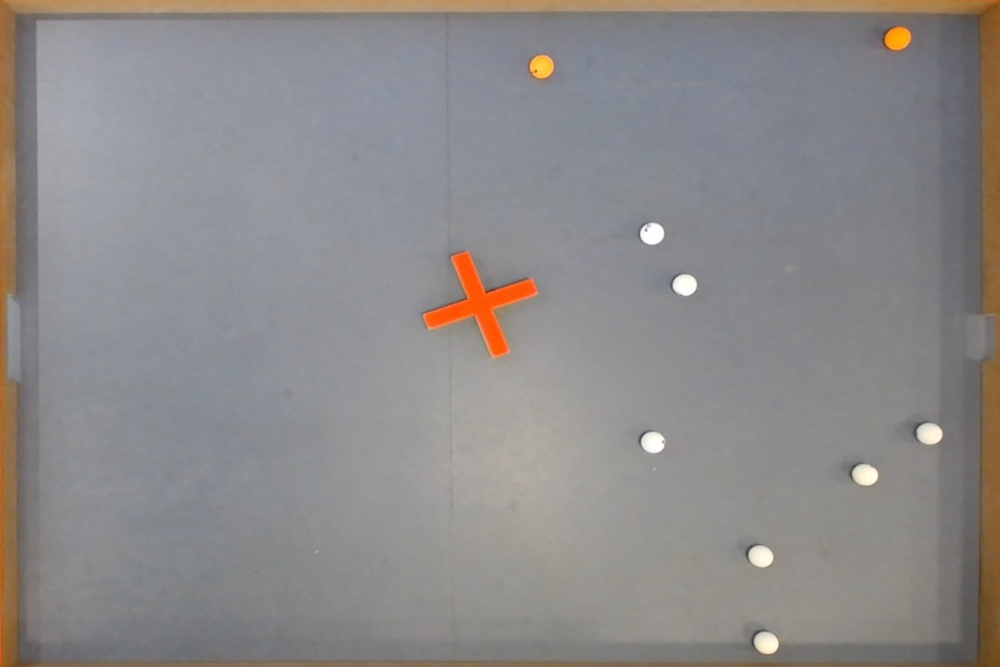
#> input picture originalImages/PreWarpedCourse.jpg, 1000 x 667 px, shrunk from 1800 x 1200 before the run, found by its file name
$ python test_navmesh_function.py
#> lines starting #> are read from the running program, lines starting #| are printed output that depends on the picture; after the words box and inside, x2 and y2 are one past the last pixel; in counts of white or black regions, pixels touching at a corner belong together
### src/client/pathfinding/GenerateNavMesh.py

from collections import deque
import heapq
import cv2
import numpy as np

from src.CONSTANTS import GRID_SIZE
from src.client.utilities import log_path

WALKABLE_INDEX = 2
OBSTACLE_INDEX = 1

def GenerateNavMesh(image, hsv_values):
    """
    Generates a navigation mesh from an image. The NavMesh is a grid of 25x25mm cells.
    0 indicates the buffer around the walls
    1 indicates the buffer around the obstacle
    2 indicates the area the robot can move

    Parameters
    ----------
    image : numpy.ndarray
        The input image.
    hsv_values : dict
        Contains the HSV values for the mask (red for wall).

    Returns
    -------
    numpy.ndarray
        The generated navigation mesh.
    """
    gray = cv2.cvtColor(image, cv2.COLOR_BGR2GRAY)
    height, width = gray.shape

    # Define the grid size for the navmesh
    grid_size = GRID_SIZE
    buffer_size = 185
    buffer_edge = 150

    # Mask everything but the red area
    hsv = cv2.cvtColor(image, cv2.COLOR_BGR2HSV)
    lower_bound = np.array([hsv_values['LowerH'], hsv_values['LowerS'], hsv_values['LowerV']])
    upper_bound = np.array([hsv_values['UpperH'], hsv_values['UpperS'], hsv_values['UpperV']])
    mask = cv2.inRange(hsv, lower_bound, upper_bound)
    inverted_mask = cv2.bitwise_not(mask)

    # Set the edge pixels to white. This is to prevent the rogue red pixels from the edge of the image messing with the navmesh.
    edge_size = 20
    inverted_mask[:edge_size, :] = 255 # top wall
    inverted_mask[-edge_size:, :] = 255 # bottom wall
    inverted_mask[:, :edge_size] = 255 # left wall
    inverted_mask[:, -edge_size:] = 255 # right wall

    # Remove rogue pixels from orange ball spillover
    kernel_size = 15
    kernel = np.ones((kernel_size, kernel_size), np.uint8)
    closed_mask = cv2.morphologyEx(inverted_mask, cv2.MORPH_CLOSE, kernel)

    # Create an empty navmesh grid
    navmesh = np.zeros((height // grid_size, width // grid_size), dtype=np.uint8)

    # Create a buffer around the black areas by eroding the mask
    kernel = np.ones((buffer_size, buffer_size), np.uint8)
    buffered_mask = cv2.erode(closed_mask, kernel, iterations=2)

    # Fill the navmesh grid based on the buffered_mask
    for y in range(0, height, grid_size):
        for x in range(0, width, grid_size):
            # Skip cells near the edges of the image to create a buffer
            if y < buffer_edge or y + grid_size > height - buffer_edge or x < buffer_edge or x + grid_size > width - buffer_edge:
                continue
            cell = buffered_mask[y:y + grid_size, x:x + grid_size]
            # Calculate the percentage of the cell that is white
            white_pixels = np.sum(cell == 255)
            total_pixels = cell.size
            if white_pixels / total_pixels >= 0.75:
                navmesh[y // grid_size, x // grid_size] = WALKABLE_INDEX
            else:
                navmesh[y // grid_size, x // grid_size] = OBSTACLE_INDEX


    return navmesh

# Converts the coordinates from the image to the cell
# [10 lines left out: functions coordinate_to_cell, cells_to_coordinates, not called in this run]

def heuristic(a, b):
    return abs(a[0] - b[0]) + abs(a[1] - b[1])

def astar(navmesh, start, goal):
    # Priority queue to store (cost, current_node)
    open_set = []
    heapq.heappush(open_set, (0, start))

    # Dictionaries to store the cost from start to each node and the path
    g_costs = {start: 0}
    came_from = {start: None}

    while open_set:
        _, current = heapq.heappop(open_set)

        if current == goal:
            # Reconstruct the path
            path = []
            while current is not None:
                path.append(current)
                current = came_from[current]
            path.reverse()
            return path

        # Get neighbors
        neighbors = [
            (current[0] + 1, current[1]),
            (current[0] - 1, current[1]),
            (current[0], current[1] + 1),
            (current[0], current[1] - 1),
            (current[0] + 1, current[1] + 1),
            (current[0] - 1, current[1] - 1),
            (current[0] + 1, current[1] - 1),
            (current[0] - 1, current[1] + 1)
        ]

        for neighbor in neighbors:
            if 0 <= neighbor[1] < navmesh.shape[0] and 0 <= neighbor[0] < navmesh.shape[1]:
                if navmesh[neighbor[1], neighbor[0]] == WALKABLE_INDEX:  # Check if neighbor is walkable
                    tentative_g_cost = g_costs[current] + 1
                    if neighbor not in g_costs or tentative_g_cost < g_costs[neighbor]:
                        g_costs[neighbor] = tentative_g_cost
                        f_cost = tentative_g_cost + heuristic(neighbor, goal)
                        heapq.heappush(open_set, (f_cost, neighbor))
                        came_from[neighbor] = current
    print("No path found.")
    return None  # Path not found

# [21 lines left out: function is_walkable, not called in this run]

def optimize_path(navmesh, path):
    if path is None:
        return path

    optimized_path = [path[0]]
    i = 0

    while i < len(path) - 1:
        for j in range(len(path) - 1, i, -1):
            if is_walkable(navmesh, path[i], path[j]):
                optimized_path.append(path[j])
                i = j
                break
        i += 1
    return optimized_path

# This find the nearest walkable cells using breath first
# [27 lines left out: function escape_dead_zone, not called in this run]

### testing/test_navmesh_function.py
# Paths
import cv2
from src.client.pathfinding.GenerateNavMesh import GenerateNavMesh, astar, optimize_path


input_folder_path = 'originalImages/'
output_folder_path = 'NavMeshImage/'
image_name = 'PreWarpedCourse.jpg'
input_image_path = input_folder_path + image_name
output_image_path = output_folder_path + 'NavMesh_' + image_name

# Load the image
image = cv2.imread(input_image_path)
#> image is the input picture: shape (667, 1000, 3); mean B, G, R 137.8, 137.9, 140.4


def read_hsv_values(filename):
    hsv_values = {}
    with open(filename, 'r') as file:
        for line in file:
            key, value = line.strip().split()
            hsv_values[key] = int(value)
    return hsv_values

red_hsv_values = read_hsv_values('hsv_presets_red.txt')
#> (reads hsv_presets_red.txt from the repository)

navmesh = GenerateNavMesh(image, red_hsv_values)
#> in GenerateNavMesh, `gray = cv2.cvtColor(image, cv2.COLOR_BGR2GRAY)`:
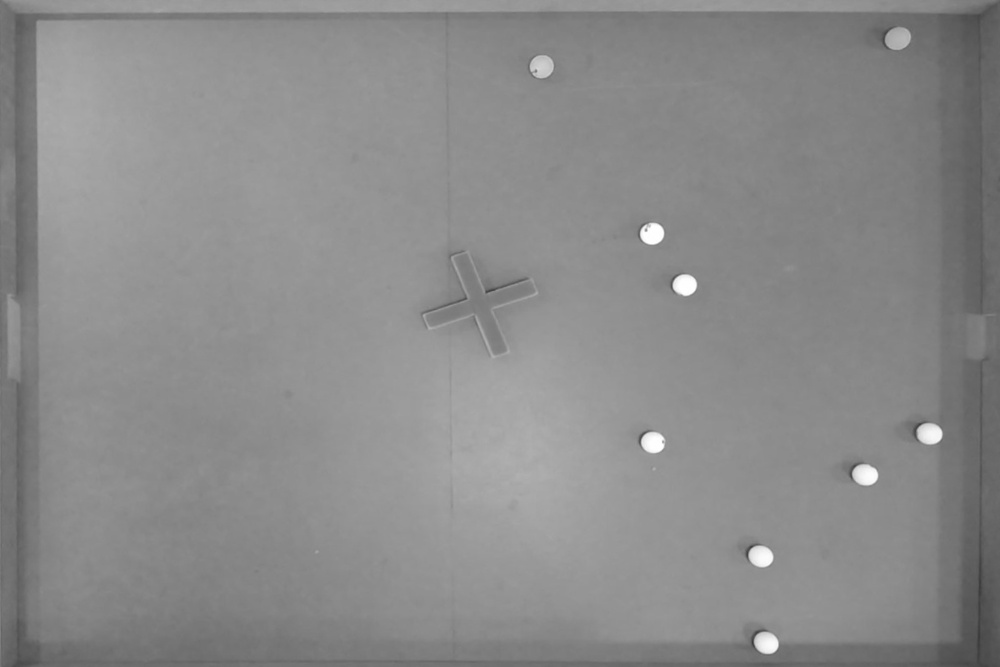
#> gray: shape (667, 1000); min 58, max 255, mean 138.6
#> in GenerateNavMesh, `hsv = cv2.cvtColor(image, cv2.COLOR_BGR2HSV)`: hsv: shape (667, 1000, 3); mean H, S, V 77.7, 21.4, 145.5
#> in GenerateNavMesh, `mask = cv2.inRange(hsv, lower_bound, upper_bound)`:
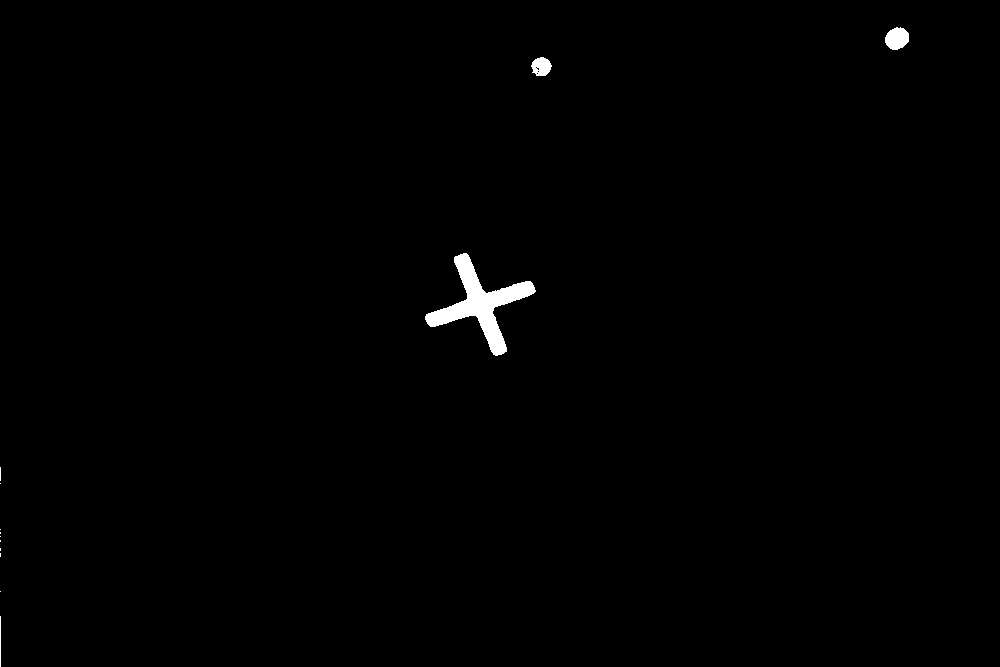
#> mask: shape (667, 1000); 0.61% white; 13 white regions (9 under 20 px), largest, box (x1, y1, x2, y2) and area: (425, 253, 536, 356) 3252, (885, 27, 909, 50) 418, (531, 57, 552, 76) 291, (0, 616, 1, 667) 51
#> in GenerateNavMesh, `inverted_mask[-edge_size:, :] = 255`: inverted_mask: shape (667, 1000); 99.4% white; 13 black regions (9 under 20 px), largest, box (x1, y1, x2, y2) and area: (425, 253, 536, 356) 3252, (885, 27, 909, 50) 418, (531, 57, 552, 76) 291, (0, 616, 1, 647) 31
#> in GenerateNavMesh, `inverted_mask[:, :edge_size] = 255`: inverted_mask: shape (667, 1000); 99.4% white; 3 black regions, box (x1, y1, x2, y2) and area: (425, 253, 536, 356) 3252, (885, 27, 909, 50) 418, (531, 57, 552, 76) 291
#> in GenerateNavMesh, `closed_mask = cv2.morphologyEx(inverted_mask, cv2.MORPH_CLOSE, kernel)`:
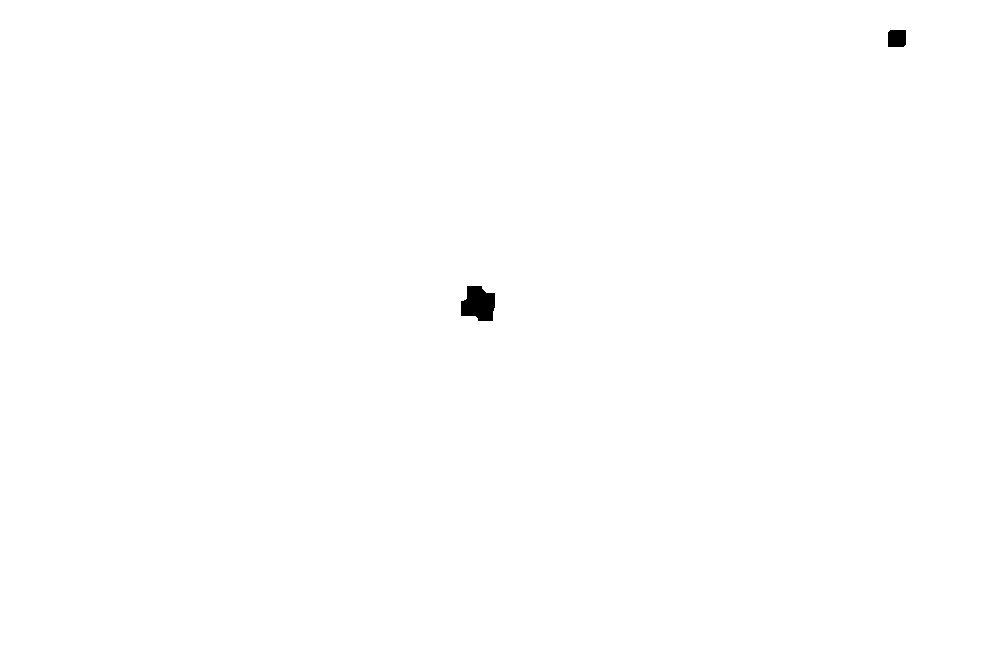
#> closed_mask: shape (667, 1000); 99.8% white; 2 black regions, box (x1, y1, x2, y2) and area: (461, 286, 495, 321) 918, (888, 30, 906, 47) 300
#> in GenerateNavMesh, `buffered_mask = cv2.erode(closed_mask, kernel, iterations=2)`:
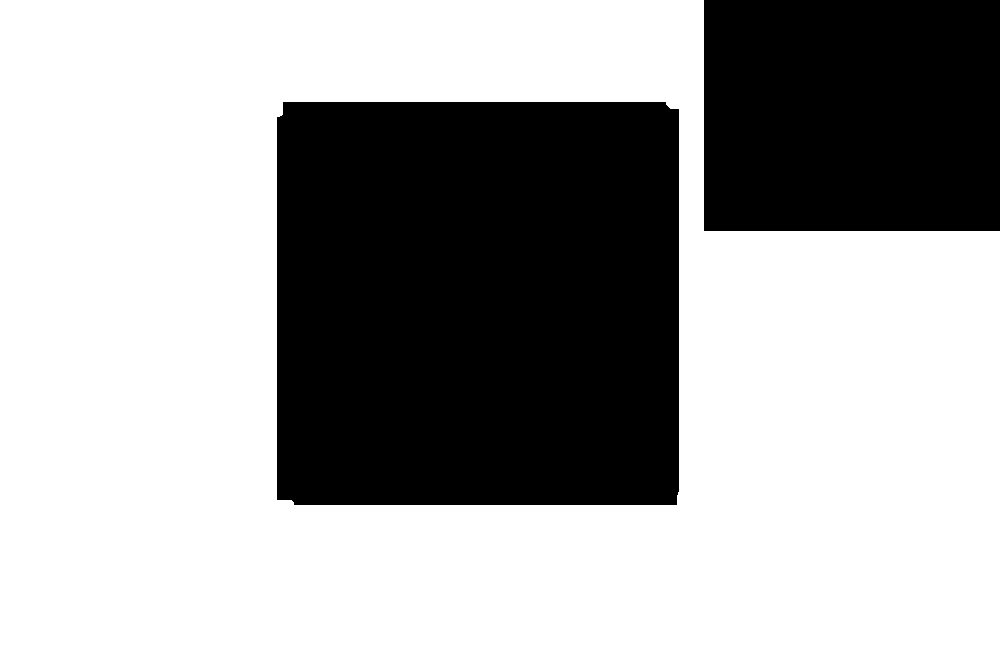
#> buffered_mask: shape (667, 1000); 65.5% white; 2 black regions, box (x1, y1, x2, y2) and area: (277, 102, 679, 505) 161734, (704, 0, 1000, 231) 68376
#> after the loop in GenerateNavMesh, `for y in range(0, height, grid_size):`:
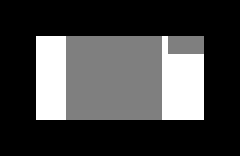
#> navmesh: shape (26, 40) (shown 6 times larger); min 0, max 2, mean 0.521; drawn with min black and max white

start = (10, 10)
goal = (50, 20)

path = astar(navmesh, start, goal)

optimized_path = optimize_path(navmesh, path)

print(optimized_path)
#| None
